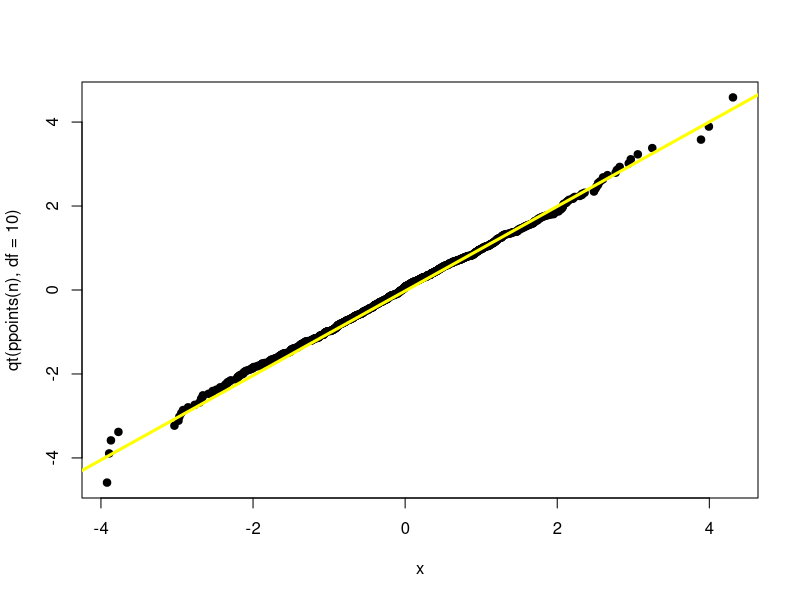
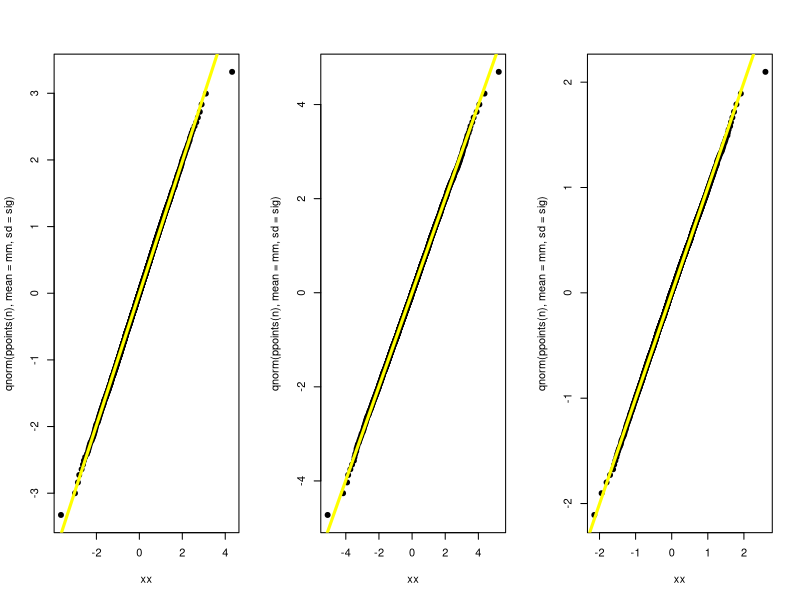
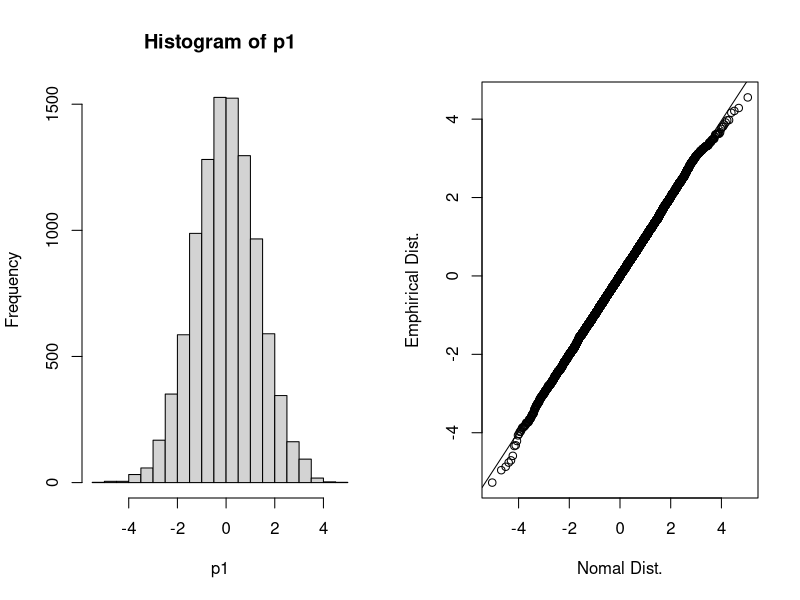
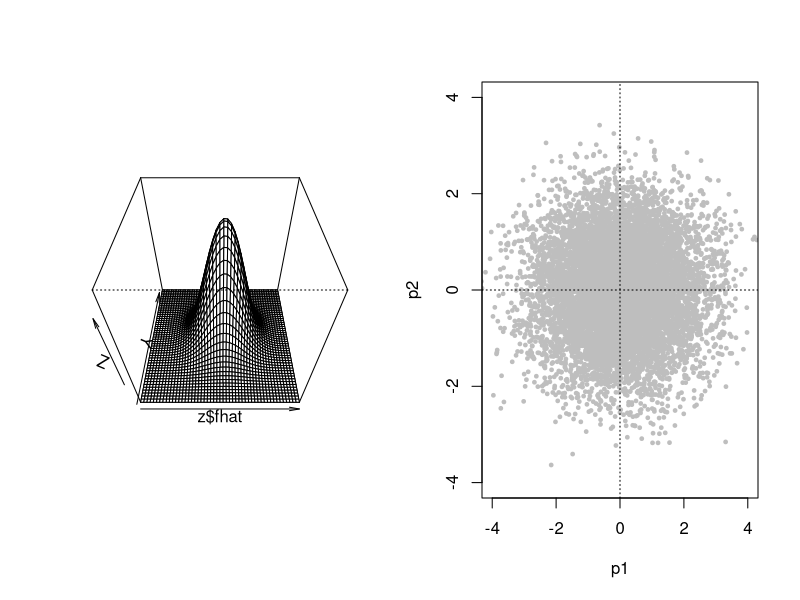

Recreate these plots in R, in order.
## ---- chunk 1

n=1000

set.seed(23)

# x=rnorm(n)*5+10

x=rt(n,df=10)



# qqplot(x,qnorm(ppoints(n),mean=0,sd=5),pch=19)

# qqline(x,distribution=function(p) qnorm(p,sd=5,mean=0),col='yellow',lwd=3)

qqplot(x,qt(ppoints(n),df=10),pch=19)

qqline(x,distribution=function(p) qt(p,df=10),col='yellow',lwd=3)

## ---- chunk 2

library(MASS)

D=diag(c(1,2,.4))

sqrt(D)

## ---- chunk 3

rr=matrix(c(  1,  0.6,  0.1,

            0.6,    1,  0.2,

            0.1,  0.2,    1),nrow=3,byrow=T)

Sigma=D^{1/2}%*%rr%*%D^{1/2}

rr;Sigma

# ss;rr;Sigma

## ---- chunk 4

nn=10000

mu=rep(0,3)

set.seed(320)

d1=mvrnorm(nn,mu,Sigma)

class(d1)

dim(d1)

head(d1)

# x=d1[,1]

qqahn=function(xx){

  mm=mean(xx)

  sig=sd(xx)

  qqplot(xx,qnorm(ppoints(n),mean=mm,sd=sig),pch=19)

  qqline(xx,distribution=function(p) qnorm(p,sd=sig,mean=mm),col='yellow',lwd=3)

}



par(mfrow=c(1,3))

for(i in 1:3){

  qqahn(d1[,i])

}



## ---- chunk 5

class(d1)

apply(d1,2,function(xx){

  paste(round(mean(xx,na.rm=T),2),'±',

        round(sd(xx,na.rm=T),2),sep='')

})
d2 = scale(d1)
## ---- chunk 6
Sigma
cov(d1)
rr
cov(d1)
cov(d2)
## ---- chunk 7
eeR = eigen(cov(d2))
l1=eeR$values

l1/sum(l1)*100
## ---- chunk 8
d1 <- data.frame(d1)
d2 <- data.frame(d2)
names(d2) = c('X1', 'X2', 'X3')
head(d1)
## ---- chunk 9
U <- eeR$vectors
L <- diag(eeR$values)
U%*%L%*%t(U)
## ---- chunk 10
U <- eeR$vectors
L <- diag(eeR$values)
U%*%L%*%t(U)
U%*%t(U)
round(U%*%t(U), 2)
## ---- chunk 11
Y <- as.matrix(d2)
head(Y)
## ---- chunk 12
Y11 <- matrix(Y[1,],ncol = 1)
p11b = t(U[ , 1])%*%Y[1,]
p11b;p11b
## ---- chunk 13
p1 <- Y%*%U[,1]
p1[1:3]
## ---- chunk 14
par(mfrow=c(1,2))
hist(p1)
qqplot(qnorm(ppoints(length(p1)), sd= sqrt(L[1,1])), p1,xlab = 'Nomal Dist.',ylab = 'Emphirical Dist.')

qqline(p1, distribution = function(p) qnorm(p,sd=sqrt(L[1,1])))
## ---- chunk 15
p1 = Y%*%U[,1]
p2 = Y%*%U[,2]

require(KernSmooth)
## ---- chunk 16
par(mfrow=c(1,2))
z <- bkde2D(cbind(p1,p2),1)
persp(z$fhat, theta = 0, phi = 45)
## ---- chunk 17
plot(p1,p2, cex=.5, pch = 19, col = 'gray', ylim= c(-4,4), xlim= c(-4,4))
abline(h=0, v=0, lty=3)
